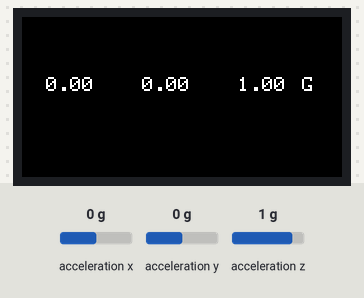
A sketch run on a simulated ESP32. Shown: 160×80 colour display. The test bench sets the inputs (shaded band); at power-on: acceleration x 0 g, acceleration y 0 g, acceleration z 1 g. Random numbers use the default seed unless the sketch sets one; nothing arrives over Bluetooth unless stated; a phone connects over Bluetooth LE 3 s after start; what the sketch prints to the serial monitor is not drawn.

Above: at 4.2 s.
4.3 s: acceleration x set to -1.4 g
At 5.2 s:
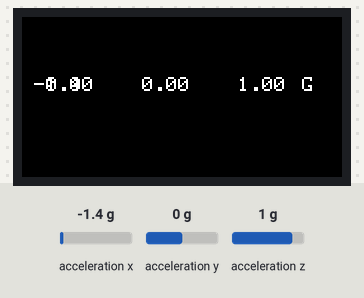
6.1 s: acceleration y set to -1.4 g
At 6.4 s:
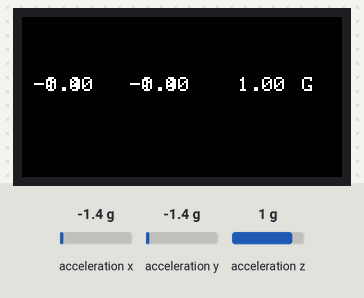
7.6 s: acceleration z set to -1.4 g
9.1 s: acceleration x set to -0.8 g
At 10.1 s:
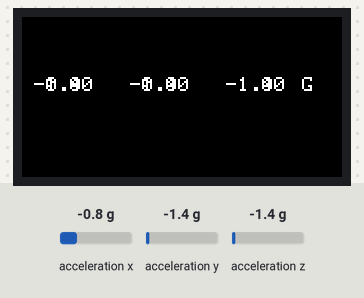
Timing chart, 0 to 11.6 s (numbered marks = the images above; inputs shaded):
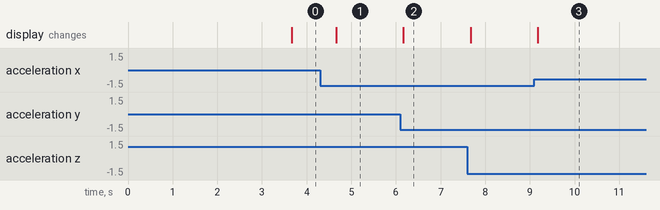

Measured:
- after the input at 4.3 s, the display: changes after 0.37 s (image 1)
- after the input at 6.1 s, the display: changes after 0.07 s (image 2)
- after the input at 9.1 s, the display: changes after 0.07 s (image 3)

The sketch:

BLE_M5STICKC.ino
```cpp
#include <BLEDevice.h>
#include <BLEServer.h>
#include <BLEUtils.h>
#include <BLE2902.h>
#include <M5StickC.h>


float accX = 0.0F;
float accY = 0.0F;
float accZ = 0.0F;

float gyroX = 0.0F;
float gyroY = 0.0F;
float gyroZ = 0.0F;

float pitch = 0.0F;
float roll  = 0.0F;
float yaw   = 0.0F;


BLECharacteristic *pCharacteristic;
bool deviceConnected = false;
int txValue = 0;

#define SERVICE_UUID "6E400001-B5A3-F393-E0A9-E50E24DCCA9E"
#define CHARACTERISTIC_UUID_TX "6E400001-B5A3-F393-E0A9-E50E24DCCA9E"

class ServerCallbacks: public BLEServerCallbacks
{
void onConnect(BLEServer* pServer)
{
deviceConnected = true;
  };
void onDisconnect(BLEServer* pServer)
{

  deviceConnected = false;


  };
  };

void setup() {

M5.begin();
M5.Lcd.fillScreen(BLACK);
delay(500);

M5.Lcd.setCursor(0, 10);
M5.Lcd.setTextColor(WHITE);
M5.Lcd.setTextSize(1);
M5.Lcd.setRotation(3);

//Init IMU
M5.IMU.Init();


Serial.begin(9600);
BLEDevice::init("sensor_node_server");


//Create BLE server
BLEServer *pServer = BLEDevice::createServer();
pServer->setCallbacks(new ServerCallbacks());

//Create the BLE Service
BLEService *pService = pServer->createService(SERVICE_UUID);

pCharacteristic = pService->createCharacteristic(
  CHARACTERISTIC_UUID_TX,
  BLECharacteristic::PROPERTY_NOTIFY

  ); //Characteristic UUID and property of notify parameter

 //BLE2902 needed to notify

pCharacteristic->addDescriptor(new BLE2902());


//Start the service
pService->start();

//Start advertising
pServer->getAdvertising()->start();

Serial.println("Waiting for a client connection to notify");


}

//Server->advertising
//Characteristic ->notifying
//Characteristic -> add descriptor


char str[20];


void loop() {
M5.IMU.getAccelData(&accX,&accY,&accZ);
if(deviceConnected)
{
txValue = random(-10,20);

//Conversion of txValue
char txString[8];
dtostrf(txValue,1,2,txString);

sprintf(str," %5.2f   %5.2f   %5.2f   ",accX,accY,accZ);

//Setting the value of characteristic
pCharacteristic->setValue(str); //Accept the data format of char
pCharacteristic->notify();


M5.Lcd.setCursor(0, 30);
M5.Lcd.printf(" %5.2f   %5.2f   %5.2f   ", accX, accY, accZ);
M5.Lcd.setCursor(140, 30);
M5.Lcd.print("G");


delay(500);
  }


}
```
